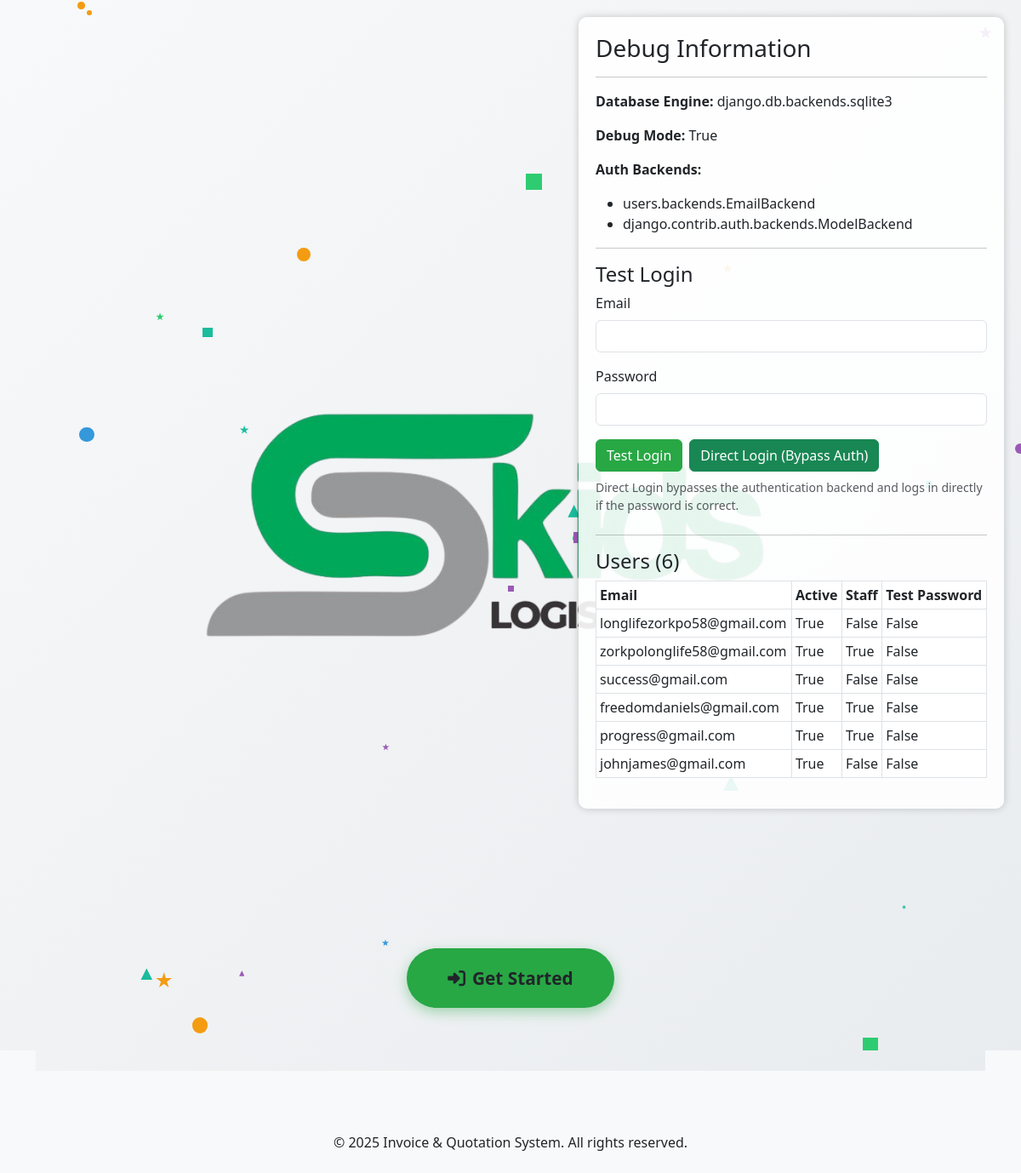
Page /debug-auth/ on the committed database.
### users/models.py (models this page shows, shortened)
class CustomUser(AbstractUser):
    ROLE_CHOICES = (
        ('Admin', 'Admin'),
        ('User', 'User'),
    )
    email = models.EmailField(_('email address'), unique=True)
    role = models.CharField(max_length=10, choices=ROLE_CHOICES, default='User')
    profile_picture = models.ImageField(upload_to='profile_pics/', null=True, blank=True)
    USERNAME_FIELD = 'email'
    REQUIRED_FIELDS = ['first_name', 'last_name']
    objects = CustomUserManager()

### users/views.py (the view, shortened to what this page needs)
# urls.py: path('debug-auth/', views.debug_auth, name='debug_auth'),
def debug_auth(request):
    import logging
    logger = logging.getLogger('users')
    import os
    logger.debug(f"DEBUG setting: {os.environ.get('DEBUG', 'Not set')}")
    logger.debug(f"RENDER environment: {os.environ.get('RENDER', 'Not set')}")
    from django.conf import settings
    db_engine = settings.DATABASES['default']['ENGINE']
    logger.debug(f"Database engine: {db_engine}")
    from django.db import connection
    try:
        connection.ensure_connection()
        logger.debug("Database connection successful")
    except Exception as e:
        logger.error(f"Database connection error: {str(e)}")
    logger.debug(f"Authentication backends: {settings.AUTHENTICATION_BACKENDS}")
    from users.models import CustomUser
    users = CustomUser.objects.all()
    logger.debug(f"Total users in database: {users.count()}")
    debug_info = {
        'total_users': users.count(),
        'users': [],
        'db_engine': db_engine,
        'auth_backends': settings.AUTHENTICATION_BACKENDS,
        'debug_mode': settings.DEBUG,
    }
    test_email = request.POST.get('test_email', '')
    test_password = request.POST.get('test_password', '')
    direct_login = request.POST.get('direct_login', '') == 'true'
    test_result = None
    for user in users:
        logger.debug(f"User: {user.email}, active: {user.is_active}, staff: {user.is_staff}")
        default_test_password = 'test123'  # A test password to try
        password_valid = user.check_password(default_test_password)
        logger.debug(f"Default password test for {user.email}: {password_valid}")
        debug_info['users'].append({
            'email': user.email,
            'active': user.is_active,
            'staff': user.is_staff,
            'test_password_valid': password_valid
        })
    return render(request, 'users/landing.html', {
        'debug': True,
        'debug_info': debug_info,
        'test_result': test_result
    })

### templates/users/landing.html (shortened to what this page needs)
{% extends 'base.html' %}
{% load static %}
{% block content %}
<div class="landing-hero">
    <div class="logo-section" id="logo-animation-container">
        <img src="{% static 'images/skids_logo.png' %}" alt="Skids Logistics Logo" class="main-logo" id="animated-logo">
        <div style="position: absolute; bottom: 50px; z-index: 10;">
            <a href="{% url 'login' %}" class="btn btn-primary-custom" style="padding: 1.2rem 3rem; font-size: 1.3rem; box-shadow: 0 5px 15px rgba(40, 167, 69, 0.4);">
                <i class="fas fa-sign-in-alt me-2"></i>Get Started
            </a>
        </div>
        {% if debug %}
        <div style="position: absolute; top: 20px; right: 20px; z-index: 100; background: rgba(255,255,255,0.9); padding: 20px; border-radius: 10px; box-shadow: 0 0 10px rgba(0,0,0,0.2); text-align: left; max-width: 500px; max-height: 80vh; overflow-y: auto;">
            <h3>Debug Information</h3>
            <hr>
            <p><strong>Database Engine:</strong> {{ debug_info.db_engine }}</p>
            <p><strong>Debug Mode:</strong> {{ debug_info.debug_mode }}</p>
            <p><strong>Auth Backends:</strong></p>
            <ul>
                {% for backend in debug_info.auth_backends %}
                <li>{{ backend }}</li>
                {% endfor %}
            </ul>
            <hr>
            <h4>Test Login</h4>
            <form method="post" action="{% url 'debug_auth' %}" class="mb-4">
                <div class="mb-3">
                    <label for="test_email" class="form-label">Email</label>
                    <input type="email" class="form-control" id="test_email" name="test_email" required>
                </div>
                <div class="mb-3">
                    <label for="test_password" class="form-label">Password</label>
                    <input type="password" class="form-control" id="test_password" name="test_password" required>
                </div>
                <div class="d-flex gap-2">
                    <button type="submit" class="btn btn-primary">Test Login</button>
                    <button type="submit" class="btn btn-success" name="direct_login" value="true">Direct Login (Bypass Auth)</button>
                </div>
                <small class="text-muted d-block mt-2">Direct Login bypasses the authentication backend and logs in directly if the password is correct.</small>
            </form>
            <hr>
            <h4>Users ({{ debug_info.total_users }})</h4>
            <table class="table table-sm table-bordered">
                <thead>
                    <tr>
                        <th>Email</th>
                        <th>Active</th>
                        <th>Staff</th>
                        <th>Test Password</th>
                    </tr>
                </thead>
                <tbody>
                    {% for user in debug_info.users %}
                    <tr>
                        <td>{{ user.email }}</td>
                        <td>{{ user.active }}</td>
                        <td>{{ user.staff }}</td>
                        <td>{{ user.test_password_valid }}</td>
                    </tr>
                    {% endfor %}
                </tbody>
            </table>
        </div>
        {% endif %}
    </div>
    </div>
</div>
{% endblock %}

### templates/base.html (style rules this page uses)
:root { --primary-color: #28a745; --secondary-color: #B2BEB5; }
body { font-family: 'Segoe UI', Tahoma, Geneva, Verdana, sans-serif; background-color: #f8f9fa; }
.btn-primary { background-color: var(--primary-color); border-color: var(--primary-color); }

### templates/users/landing.html (style rules this page uses)
.landing-hero { position: relative; min-height: 100vh; display: flex; flex-direction: column; align-items: center; justify-content: center; text-align: center; padding: 0; overflow: hidden; }
.logo-section { position: fixed; z-index: 2; display: flex; flex-direction: column; align-items: center; justify-content: center; width: 100%; height: 100vh; padding: 0; margin: 0; overflow: hidden; top: 0; left: 0; background: linear-gradient(135deg, #f8f9fa 0%, #e9ecef 100%); }
.main-logo { position: absolute; width: 60%; height: auto; max-height: 70vh; margin: 0; padding: 0; object-fit: contain; z-index: 10; transform-origin: center center; }
.btn-primary-custom { background: #28a745; border: none; padding: 1rem 2rem; font-size: 1.1rem; font-weight: bold; border-radius: 50px; transition: all 0.3s ease; }
.main-logo { width: 60%; height: auto; max-height: 70vh; margin: 0; padding: 0; object-fit: contain; z-index: 10; transform-origin: center center; animation: logo-dance 5s infinite ease-in-out, logo-flip 15s infinite ease-in-out; }

### rows in the picture
CustomUser: email "longlifezorkpo58@gmail.com"
CustomUser: email "zorkpolonglife58@gmail.com"
CustomUser: email "success@gmail.com"
CustomUser: email "freedomdaniels@gmail.com"
CustomUser: email "progress@gmail.com"
CustomUser: email "johnjames@gmail.com"

### other values in the picture
{{ debug_info.db_engine }} "django.db.backends.sqlite3"
{{ debug_info.debug_mode }} "True"
{{ backend }} "users.backends.EmailBackend" "django.contrib.auth.backends.ModelBackend"
{{ debug_info.total_users }} "6"
{{ user.active }} "True" "True" "True" "True" "True" "True"
{{ user.staff }} "False" "True" "False" "True" "True" "False"
{{ user.test_password_valid }} "False" "False" "False" "False" "False" "False"
